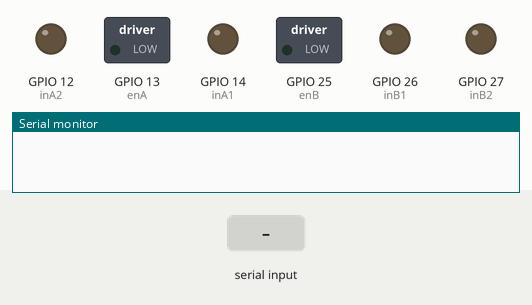
The sketch below on a simulated ESP32. On the bench: switched loads named in the sketch (green lamp = pin HIGH), output pins drawn as LEDs (lit = HIGH), the last lines printed to the serial monitor. The test bench sets the inputs (shaded band). Nothing arrives over Bluetooth unless stated.

Above: at 1.2 s.
1.3 s: "F" received over the second serial link
At 2.5 s:
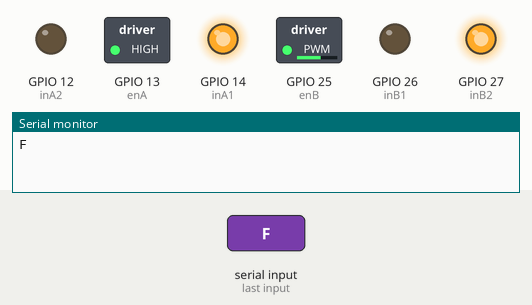
2.8 s: "B" received over the second serial link
At 3.8 s:
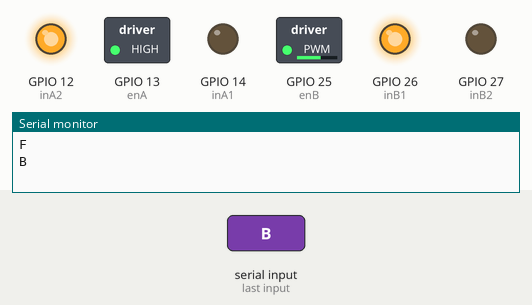
4.3 s: "S" received over the second serial link
At 5.0 s:
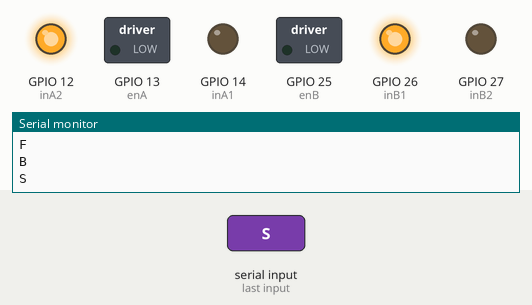
5.8 s: "R" received over the second serial link
At 6.2 s:
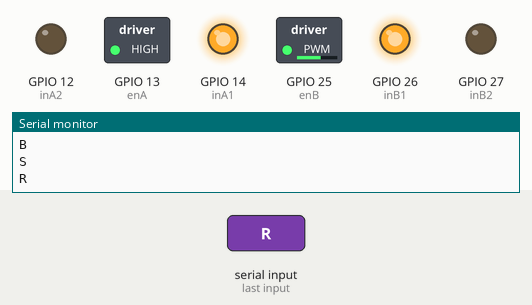
7.3 s: "L" received over the second serial link
At 8.5 s:
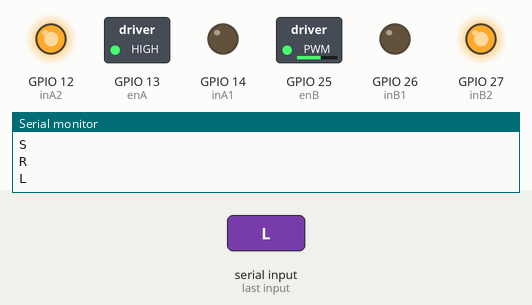
8.8 s: "G" received over the second serial link
At 9.6 s:
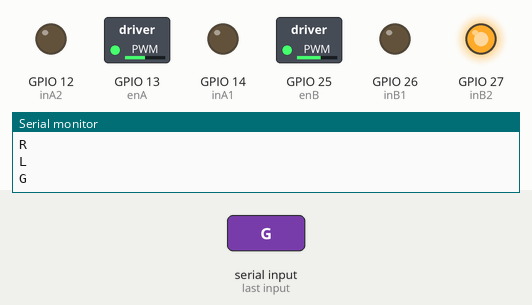
Timing chart, 0 to 11.3 s (numbered marks = the images above; inputs shaded):
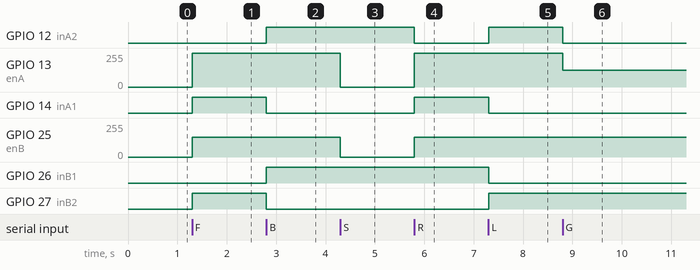

The sketch:

SmartCar.ino
```cpp
#include <BluetoothSerial.h>

BluetoothSerial bt;
// Motor A (Right) and Motor B (Left)
int enA = 13, inA1 = 14, inA2 = 12, speedA = 255;
int enB = 25, inB1 = 26, inB2 = 27, speedB = 150;
char mode = 'C'; // 'C' for Car mode, 'A' for Arm mode

void setup() {
  Serial.begin(9600);
  bt.begin("esp32-RC");
  pinMode(enA, OUTPUT);
  pinMode(inA1, OUTPUT);
  pinMode(inA2, OUTPUT);
  pinMode(enB, OUTPUT);
  pinMode(inB1, OUTPUT);
  pinMode(inB2, OUTPUT);
}

void loop() {
  if (bt.available() > 0) {
    char data = bt.read();
    Serial.println(data);

    // Switch modes
    if (data == 'x') {
      mode = 'C'; // Switch to Car mode
      Serial.println("Switched to Car mode");
    } else if (data == 'X') {
      mode = 'A'; // Switch to Arm mode
      Serial.println("Switched to Arm mode");
    }

    // Call car() or arm() based on the mode
    if (mode == 'C') {
      car(data);
    } else if (mode == 'A') {
      arm();
    }
  }
}

void car(char data) {
  switch (data) {
    case 'F': // Right
      digitalWrite(inA1, HIGH);
      digitalWrite(inA2, LOW);
      analogWrite(enA, speedA);
      digitalWrite(inB1, LOW);
      digitalWrite(inB2, HIGH);
      analogWrite(enB, speedB);
      break;

    case 'B': // Backward
      digitalWrite(inA1, LOW);
      digitalWrite(inA2, HIGH);
      analogWrite(enA, speedA);
      digitalWrite(inB1, HIGH);
      digitalWrite(inB2, LOW);
      analogWrite(enB, speedB);
      break;

    case 'S': // Stop
      analogWrite(enA, 0);
      analogWrite(enB, 0);
      break;

    case 'R': // Forward
      digitalWrite(inA1, HIGH);
      digitalWrite(inA2, LOW);
      analogWrite(enA, speedA);
      digitalWrite(inB1, HIGH);
      digitalWrite(inB2, LOW);
      analogWrite(enB, speedB);
      break;

    case 'L': // Backward
      digitalWrite(inA1, LOW);
      digitalWrite(inA2, HIGH);
      analogWrite(enA, speedA);
      digitalWrite(inB1, LOW);
      digitalWrite(inB2, HIGH);
      analogWrite(enB, speedB);
      break;

    case 'G': // Forward-Left
      digitalWrite(inA1, LOW);
      digitalWrite(inA2, LOW);
      analogWrite(enA, speedA / 2);
      digitalWrite(inB1, LOW);
      digitalWrite(inB2, HIGH);
      analogWrite(enB, speedB);
      break;

    case 'I': // Forward-Right
      digitalWrite(inA1, HIGH);
      digitalWrite(inA2, LOW);
      analogWrite(enA, speedA);
      digitalWrite(inB1, LOW);
      digitalWrite(inB2, LOW);
      analogWrite(enB, speedB / 2);
      break;

    case 'H': // Backward-Left
      digitalWrite(inA1, LOW);
      digitalWrite(inA2, LOW);
      analogWrite(enA, speedA / 2);
      digitalWrite(inB1, HIGH);
      digitalWrite(inB2, LOW);
      analogWrite(enB, speedB);
      break;

    case 'J': // Backward-Right
      digitalWrite(inA1, LOW);
      digitalWrite(inA2, HIGH);
      analogWrite(enA, speedA);
      digitalWrite(inB1, LOW);
      digitalWrite(inB2, LOW);
      analogWrite(enB, speedB / 2);
      break;

    case '0': speedA = 0; speedB = 0; break;
    case '1': speedA = speedB = 30; break;
    case '2': speedA = speedB = 60; break;
    case '3': speedA = speedB = 90; break;
    case '4': speedA = speedB = 120; break;
    case '5': speedA = speedB = 150; break;
    case '6': speedA = speedB = 180; break;
    case '7': speedA = speedB = 200; break;
    case '8': speedA = speedB = 220; break;
    case '9': speedA = speedB = 240; break;
    case 'q': speedA = speedB = 255; break;

    case 'D':
      speedA = 0;
      speedB = 0;
      analogWrite(enA, 0);
      analogWrite(enB, 0);
      break;

    default:
      break;
  }
}

void arm() {
  Serial.println("ARM ROBOT");
}
```

Measured:
- after the input at 1.3 s, GPIO 13 (enA): 0/255 → 255/255 at once; GPIO 14 (inA1), GPIO 27 (inB2): LOW → HIGH at once; GPIO 25 (enB): 0/255 → 150/255 at once
- after the input at 2.8 s, GPIO 12 (inA2), GPIO 26 (inB1): LOW → HIGH at once; GPIO 14 (inA1), GPIO 27 (inB2): HIGH → LOW at once
- after the input at 4.3 s, GPIO 13 (enA): 255/255 → 0/255 at once; GPIO 25 (enB): 150/255 → 0/255 at once
- after the input at 5.8 s, GPIO 12 (inA2): HIGH → LOW at once; GPIO 13 (enA): 0/255 → 255/255 at once; GPIO 14 (inA1): LOW → HIGH at once; GPIO 25 (enB): 0/255 → 150/255 at once
- after the input at 7.3 s, GPIO 12 (inA2), GPIO 27 (inB2): LOW → HIGH at once; GPIO 14 (inA1), GPIO 26 (inB1): HIGH → LOW at once
- after the input at 8.8 s, GPIO 12 (inA2): HIGH → LOW at once; GPIO 13 (enA): 255/255 → 127/255 at once
